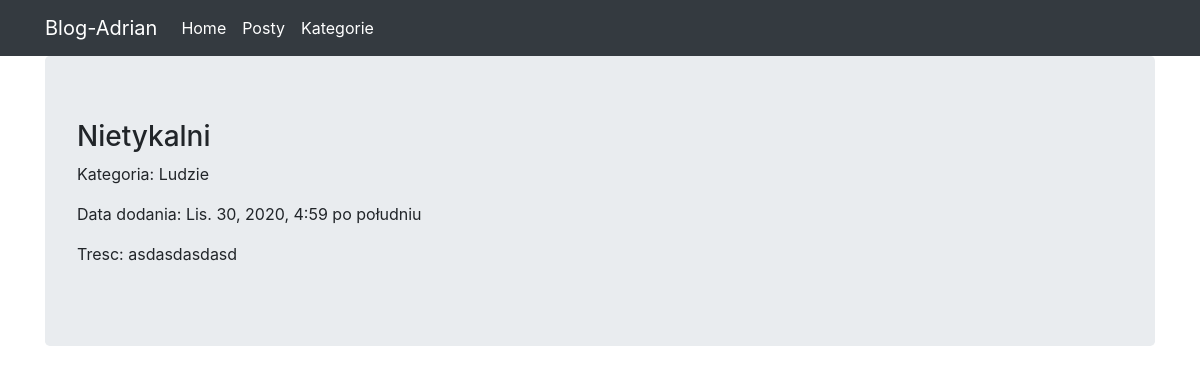
Page /post/nietykalni/ on the committed database.
### post_app/models.py (models this page shows, shortened)
class Post(Model):
    title = CharField(max_length=128)
    category = ForeignKey(Category, on_delete=DO_NOTHING)
    text = TextField(default='')
    created_at = DateTimeField(auto_now_add=True)
    slug = AutoSlugField(populate_from='title', max_length=100, unique=True)

class Category(Model):
    name = CharField(max_length=128)
    slug = AutoSlugField(populate_from='name', max_length=100, unique=True)
    def __str__(self):
        return self.name

### post_app/views.py (the view)
# urls.py: path('post/<slug:slug>/', PostDetailView.as_view(), name='post_detail_view'),
class PostDetailView(DetailView):
    template_name = 'post_detail.html'
    model = Post

### post_app/templates/post_detail.html
{% extends "base.html" %}
{% block content %}
    <h3>{{object.title}}</h3>
    <p>Kategoria: {{object.category}}</p>
    <p>Data dodania: {{object.created_at}} </p>
    <p>Tresc: {{object.text}}</p>
{% endblock %}

### rows in the picture
Post: title "Nietykalni", category "Ludzie", created_at "Lis. 30, 2020, 4:59 po południu", text "asdasdasdasd"
